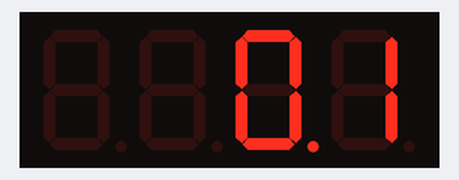
Simulated run of this sketch. Board: Arduino Uno, built with avr-gcc and run on an emulated ATmega328P. Shown: 4-digit seven-segment display.

Above: at 0.1 s.
At 4.1 s:
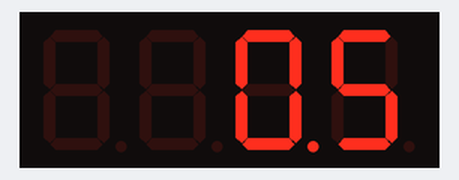
At 9.1 s:
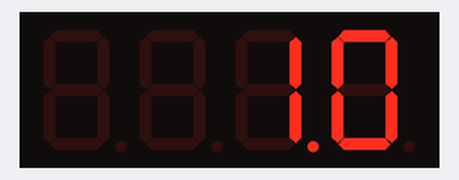
At 19.1 s:
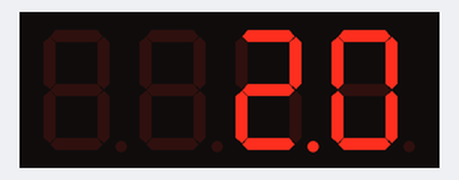
At 29.1 s:
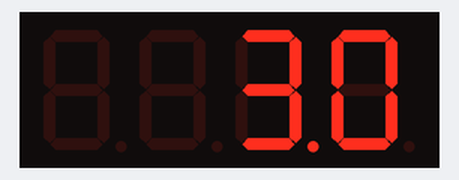
At 39.1 s:
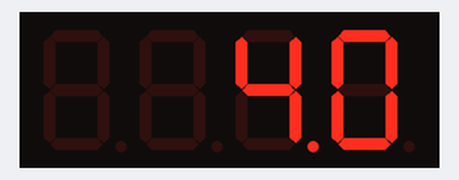

The sketch:

led_4digits.ino
```cpp
#include "SevSeg.h"

SevSeg sevseg; //Instantiate a seven segment controller object

 void setup() {
 byte numDigits = 4;
 byte digitPins[] = {10, 11, 12, 13};
 byte segmentPins[] = {2, 3, 4, 5, 6, 7, 8, 9};

sevseg.begin(COMMON_CATHODE, numDigits, digitPins, segmentPins);
// If your display is common anode type, please edit comment above line and uncomment below line
// sevseg.begin(COMMON_ANODE, numDigits, digitPins, segmentPins);
sevseg.setBrightness(90);
}

void loop() {
 static unsigned long timer = millis();
 static int deciSeconds = 0;

 if (millis() >= timer) {
 deciSeconds++; // 1000 milliSeconds is equal to 10 deciSecond
 timer += 1000;
 if (deciSeconds == 10000) { // Reset to 0 after counting for 1000 seconds.
 deciSeconds=0;
 }
 sevseg.setNumber(deciSeconds, 1);
 }

 sevseg.refreshDisplay(); // Must run repeatedly
}
```

Measured:
- what the display in image 2 shows lasts 1.0 s, from 9.0 s to 10.0 s
